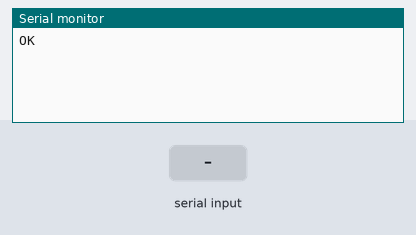
A sketch run on a simulated Arduino Uno, built with avr-gcc and run on an emulated ATmega328P. Shown: the last lines printed to the serial monitor. The test bench sets the inputs (shaded band). The modem accepts every AT command (registered, SIM ready, sends succeed) and sends nothing else.

Above: at 1.5 s.
1.6 s: "1" received over the second serial link
At 2.3 s:
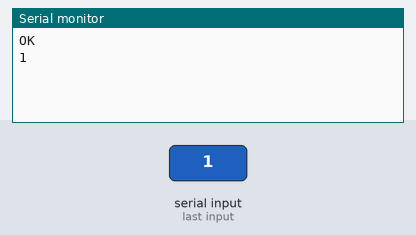
3.1 s: "0" received over the second serial link
At 3.5 s:
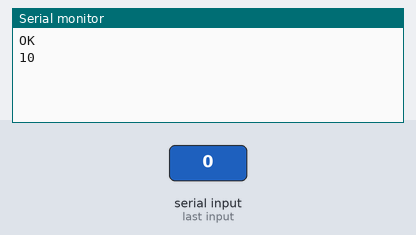

The sketch:

wifi_at.ino
```cpp
#include <SoftwareSerial.h>
SoftwareSerial esp8266(4,5);
//SoftwareSerial esp8266(10,11);
void setup()
{
  Serial.begin(9600);
  esp8266.begin(115200); // esp韌體的胞率，若為115200，請記得修改
  esp8266.write("AT+UART_DEF=9600,8,1,0,0\r\n");
  delay(333);
  esp8266.begin(9600);
}

void loop()
{
    if (esp8266.available()) {  //若軟體串列埠 RX 有收到來自 ESP8266 的回應字元
    Serial.write(esp8266.read());  //在串列埠監控視窗顯示 ESP8266 的回應字元
    }
  if (Serial.available()) {  //若串列埠 RX 有收到來自 PC 的 AT 指令字元 (USB TX)
    esp8266.write(Serial.read());  //將 PC 的傳來的字元傳給 ESP8266
    }
}
```

Measured:
- after the input at 1.6 s, the serial monitor: prints a new line at once (image 1)
- after the input at 3.1 s, the serial monitor: prints a new line at once (image 2)
